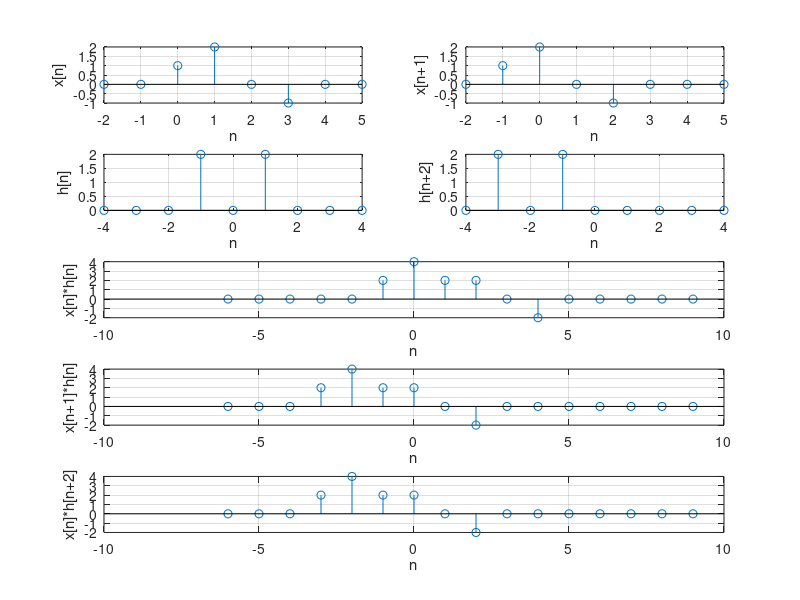

Reproduce this figure in MATLAB.
delta = @(n) (n ==0)
sx = -2; ex =5; dtx =sx:ex;
x= @(n) ( delta(n) + 2*delta(n-1) - delta(n-3));
sh = -4; eh = 4; dth = sh:eh;
h= @(n) (2*delta(n+1) + 2*delta(n-1));
dty = sx+sh:ex+eh;
y1= conv(x(dtx), h(dth));
y1_analitic = 2*(dty== -1) + 4*(dty==0) + 2*(dty==1)+ 2*(dty==2)- 2*(dty==4);
y2= conv(x(dtx+2), h(dth));
y2_analitic = 2*(dty== -3) + 4*(dty==-2) + 2*(dty==-1)+ 2*(dty==0)- 2*(dty==2);
y3= conv(x(dtx), h(dth+2));
y3_analitic = 2*(dty== -3) + 4*(dty==-2) +2*(dty==-1)+2*(dty==0)-2*(dty==2);
figure,
subplot(521);stem(dtx,x(dtx)); grid; xlabel('n'); ylabel('x[n]');
subplot(522);stem(dtx,x(dtx+1)); grid; xlabel('n'); ylabel('x[n+1]');
subplot(523);stem(dth,h(dth)); grid; xlabel('n'); ylabel('h[n]');
subplot(524);stem(dth,h(dth+2)); grid; xlabel('n'); ylabel('h[n+2]');
subplot(513);stem(dty,y1); grid; xlabel('n'); ylabel('x[n]*h[n]');
subplot(514);stem(dty,y2); grid; xlabel('n'); ylabel('x[n+1]*h[n]');
subplot(515);stem(dty,y3); grid; xlabel('n'); ylabel('x[n]*h[n+2]');
